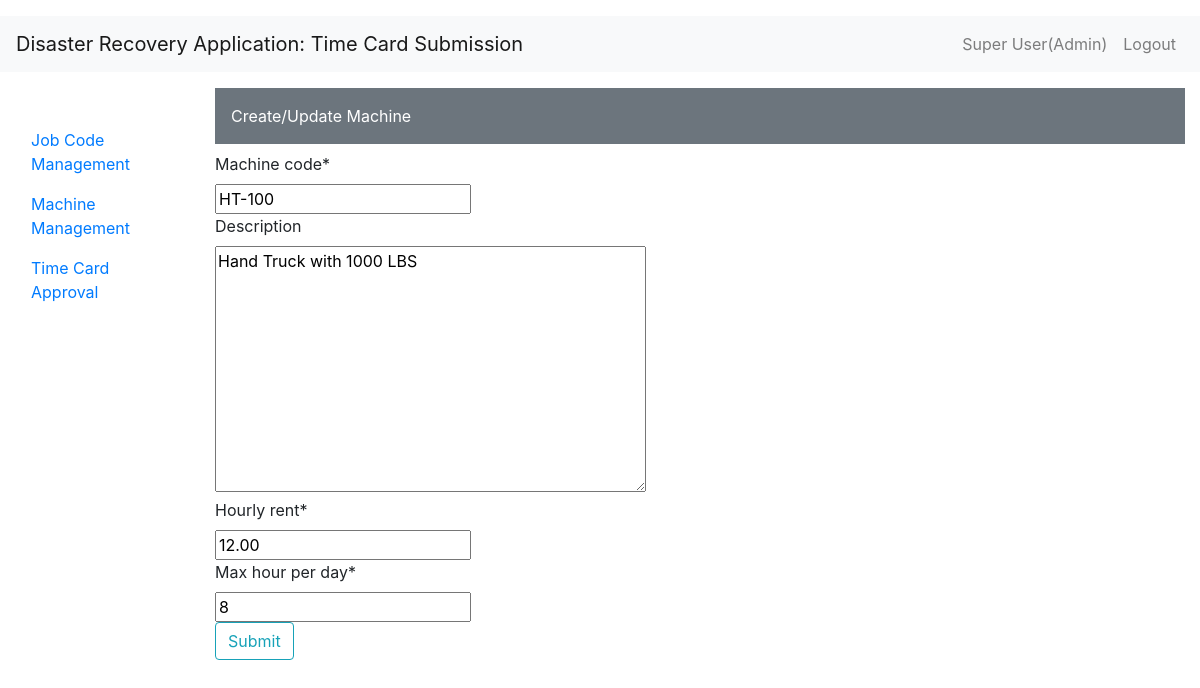
Page /machinemgt/machinemgt/5/update/ (signed in) on the committed database.
### MachineMgt/models.py (models this page shows, shortened)
class Machine(models.Model):
	machine_code = models.CharField(max_length=250, unique=True)
	description = models.TextField(blank=True)
	hourly_rent = models.DecimalField(max_digits=10, decimal_places=2)
	max_hour_per_day = models.IntegerField()

### MachineMgt/views.py (the view)
# urls.py: path('machinemgt/<int:pk>/update/', MachineUpdateView.as_view(), name='machine-update'),
class MachineUpdateView(LoginRequiredMixin, UpdateView):
    model = Machine
    fields = ['machine_code', 'description', 'hourly_rent', 'max_hour_per_day']

### MachineMgt/templates/MachineMgt/machine_form.html (shortened to what this page needs)
{% extends "JobCode/index.html" %}
{% load crispy_forms_tags %}
{% block content %}
    <div class="content-section">
        <form method="POST">
            <div>
                <div class="p-3 mb-2 mt-3 bg-secondary text-white">Create/Update Machine</div>
            </div>
            {{form|crispy}}
            <div class="form-group">
                <button class="btn btn-outline-info" type="submit">Submit</button>
            </div>
        </form>
    </div>
{% endblock content %}

### JobCode/templates/JobCode/index.html (shortened to what this page needs)
<!DOCTYPE html>
{% load static %}
<html lang="en">
  <head>
    <link rel="stylesheet" href="https://stackpath.bootstrapcdn.com/bootstrap/4.3.1/css/bootstrap.min.css">
  </head>
  <body>
    <header class="mt-3">
        <nav class="navbar navbar-expand-lg navbar-light bg-light">
            <a class="navbar-brand" href="/">Disaster Recovery Application: Time Card Submission</a>
            <div class="collapse navbar-collapse" id="navbarTogglerDemo03">
                {% if user.is_authenticated %}
                    <ul class="navbar-nav ml-auto ">
                        <li class="nav-item">
                        {% if user.is_staff %}
            	            <a class="nav-link" href="">{{ user.first_name }} {{ user.last_name }}(Admin)</a>
                        {% else %}
                            <a class="nav-link" href="">{{ user.first_name }} {{ user.last_name }}</a>
                        {% endif %}
            	        </li>
                        <li class="nav-item">
            	            <a class="nav-link" href="{% url 'logout' %}">Logout</a>
            	        </li>
                    </ul>
                {% endif %}
            </div>
        </nav>
    </header>
    <div class="container-fluid">
        <div class="row">
            <div class="col-sm-2 mt-5">
                {% if user.is_authenticated %}
                {% if user.is_staff %}
                <ul class="nav flex-column">
                    <li class="nav-item"><a class="nav-link active" href="{% url 'job-list' %}">Job Code Management</a></li>
                    <li class="nav-item"><a class="nav-link" href="{% url 'machine-list' %}">Machine Management</a></li>
                    <li class="nav-item"><a class="nav-link" href="{% url 'timesheet-list' %}">Time Card Approval</a></li>
                </ul>
                {% else %}
                <ul class="nav flex-column">
                    <li class="nav-item"><a class="nav-link" href="{% url 'timesheet-list' %}">Time Card Submission</a></li>
                </ul>
                {% endif %}
                {% endif %}
            </div>
            <div class="col-sm-10">
                {% block content %}
                {% endblock %}
            </div>
        </div>
    </div>
  </body>
</html>

### rows in the picture
Machine: machine_code "HT-100", description "Hand Truck with 1000 LBS", hourly_rent "12.00", max_hour_per_day "8"

### other values in the picture
{{ user.first_name }} "Super"
{{ user.last_name }} "User"
